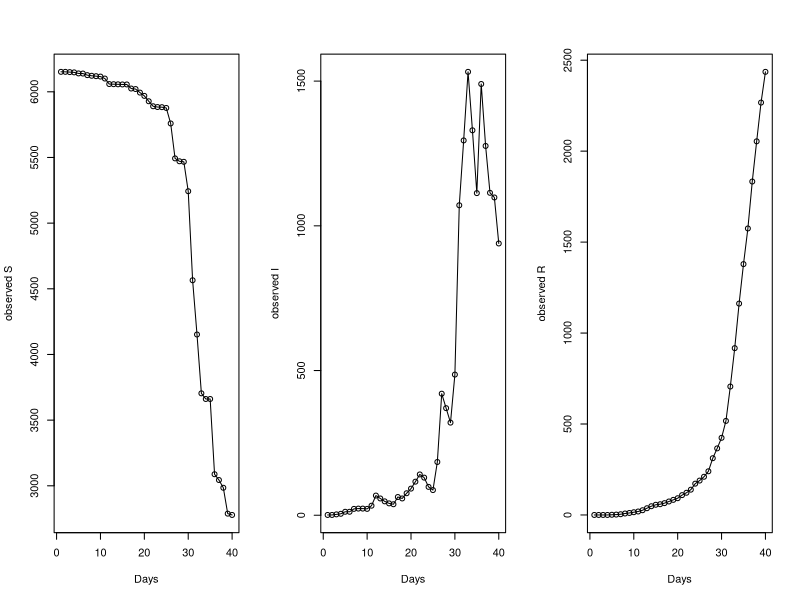
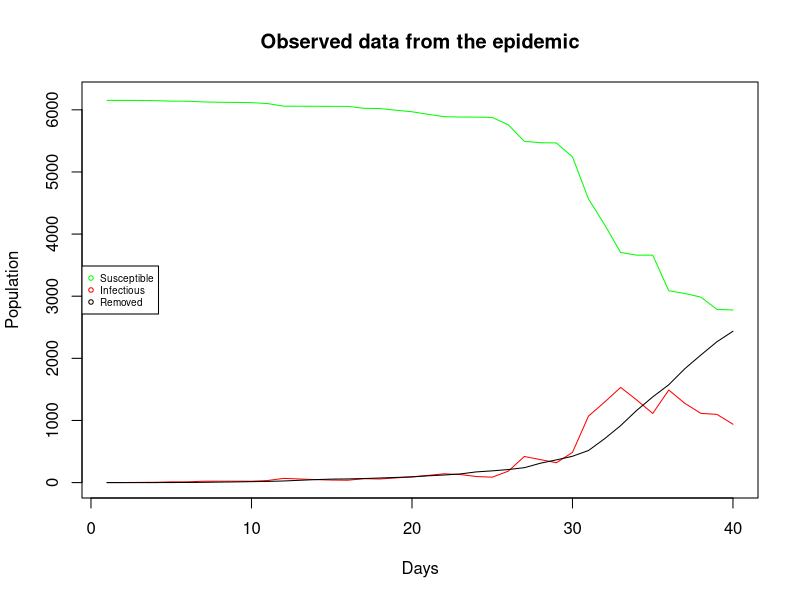
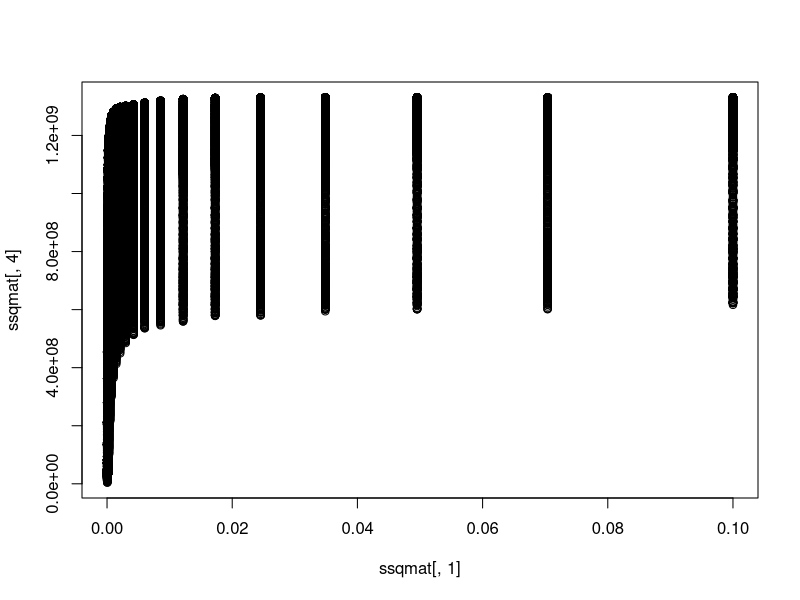
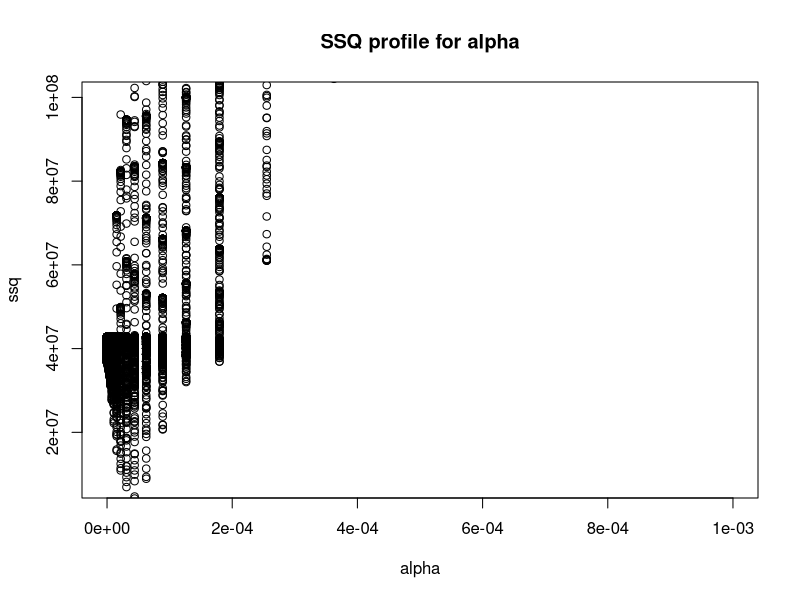
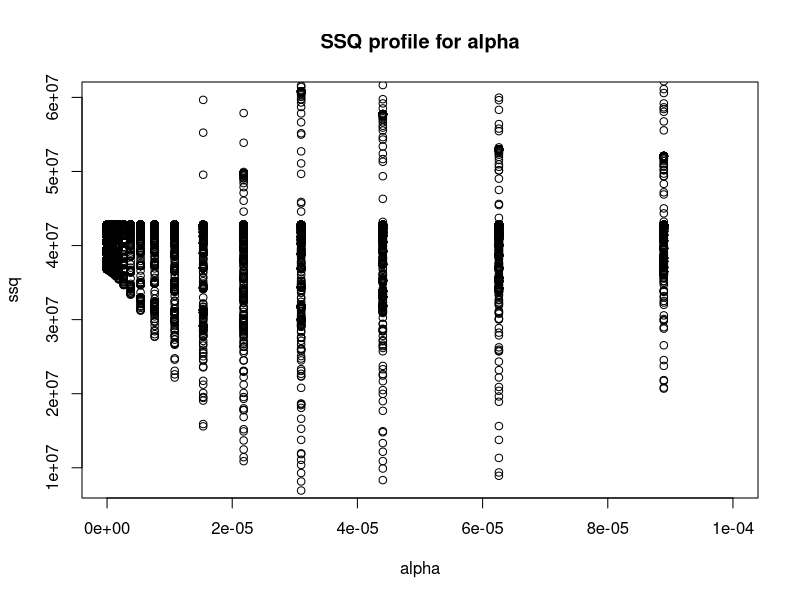
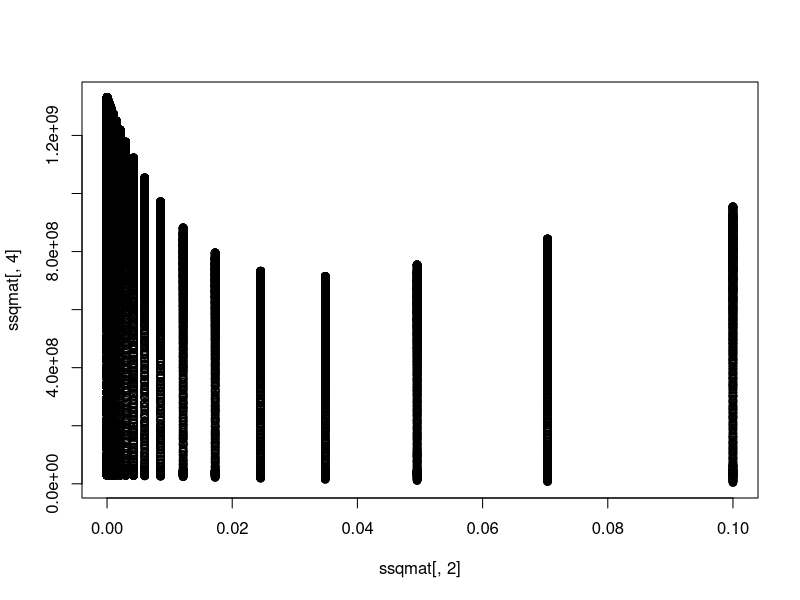
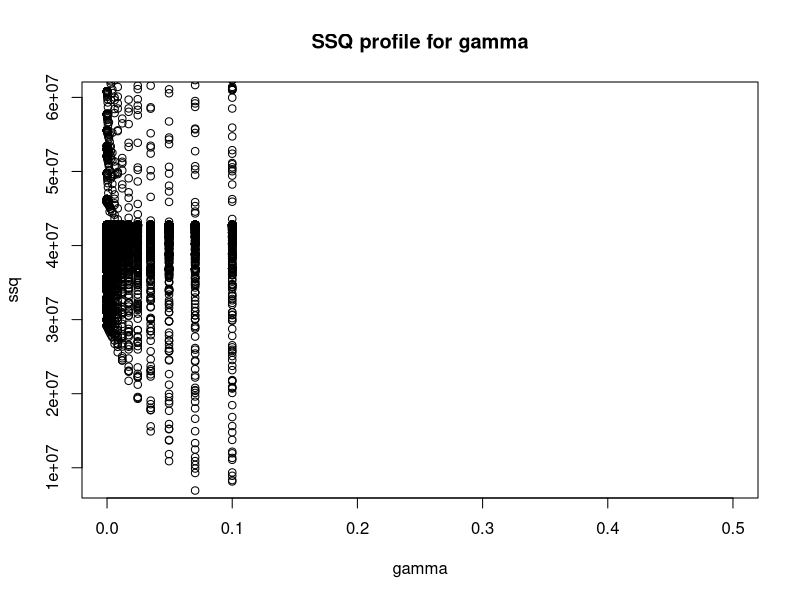
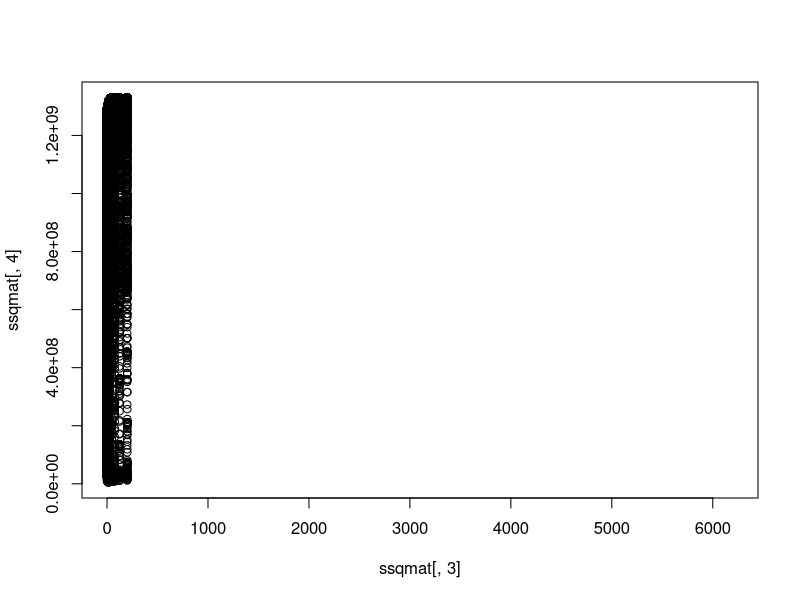

Write the R code that produced these figures, in order.

##This code fits a biological model to data taken from the first 40 days of an epidemic in Kinamali,
##using a combination of direct search and descent methods and sums of squares. 

#----------SIR_ts()--------------------

# This is the SIR model function, which calculates a time series of predictions for S, I, and R:

# alpha = probability that an infected individual infects another (S to I)
# gamma = probability of recovery (I to R)
# P = initial population size
# I0 = number of initially infected individuals
# maxt = time to run the simulation

SIR_ts <- function(alpha, gamma, I0, maxt, P) {

    S <- rep(NA,maxt+1)
    I <- rep(NA,maxt+1)
    R <- rep(NA,maxt+1)
    S[1] <- P - I0
    I[1] <- I0
    R[1] <- 0
        
    for ( t in 1:maxt ) {
        S[t+1] <- S[t] - S[t] * ( 1 - (1-alpha)^I[t] )
        I[t+1] <- I[t] + S[t] * ( 1 - (1-alpha)^I[t] ) - gamma * I[t]
        R[t+1] <- R[t] + gamma * I[t]
    }
    return(list(S=S,I=I,R=R))
}
    
#-------ssq.calc()----------------

# This function will calculate the total sum of squares as SSQ(I) + SSQ(R), for given parameters:

# p = parameters alpha, gamma, and I0
# Iobs = observed # of infected individuals
# Robs = observed # of removed individuals
# maxt = time of collected data

ssq.calc <- function( p, Iobs, Robs, maxt) {
    expected <- SIR_ts(alpha=p[1], gamma=p[2], I0=p[3], maxt, P)
    Sexp <- expected$S
    Iexp <- expected$I
    Idiff <- Iobs-Iexp
    ssqI <- sum(Idiff^2)
    Rexp <- expected$R
    Rdiff <- Robs-Rexp
    ssqR <- sum(Rdiff^2)
    ssq.total <- ssqR + ssqI
    return(ssq.total)
}


#----------------Main program----------------------

# This program will use the SIR time series function, sum of squares calculating function, and
# R's native optim function to find the values of parameters alpha, gamma, and I0 that correspond
# to the best fit to the data.  It then calculates the predicted values for susceptible, infectious,
# and removed individuals using those parameters.

# Import the data and assign the values for time, S, I, and R to vectors:
setwd("C:/Users/Cheng/Desktop/QuantBIO")
SIRdata <- read.csv("student02_ass5.csv",header=TRUE)   
time <- SIRdata$t
Sobs <- SIRdata$S
Iobs <- SIRdata$I
Robs <- SIRdata$R

# Visualize the observed data in plots:
par(mfrow=c(1,3))
plot(time,Sobs,xlab="Days",ylab="observed S")
lines(time,Sobs)
plot(time,Iobs,xlab="Days",ylab="observed I")
lines(time,Iobs)
plot(time,Robs,xlab="Days",ylab="observed R")
lines(time,Robs)

# Plot observed data on the same plot:
par(mfrow=c(1,1))
plot(time,Sobs,col="green",type="l",xlab="Days",ylab="Population",ylim=c(0,6200),main="Observed data from the epidemic")
lines(time,Iobs,col="red")
lines(time,Robs,col="black")
legend("left", c("Susceptible","Infectious","Removed"),pch=1,cex=0.6,col=c("green","red","black"))


# Initialize parameters found using optim:
alpha <- 0.00007399
gamma <- 0.1887
I0 <- 0.9546
maxt <- 39   
P <- 6153

# Find the minimum SSQ:

# Initialize parameters for optim use (Use ssq profiles to choose starting parameter values):
alpha <- 0.00003
gamma <- 0.8
I0 <- 0.3
maxt <- 39   
P <- 6153

# Create a vector to store parameters to find:
par <- c(alpha,gamma,I0) 

# Run optim() to find the parameters that correspond with the best fit:
fit <- optim( par, ssq.calc, Iobs=Iobs, Robs=Robs, maxt=maxt )
fit  

# Calculate fitted values:
fitted <- SIR_ts(alpha=fit$par[1],gamma=fit$par[2],I0=fit$par[3],maxt,P)

# Use a log scale to narrow down the order of magnitude from which to find the minimum SSQ values:
alpha_range <- exp(seq(log(1e-10),log(1e-1),length.out=60))
gamma_range <- exp(seq(log(1e-10),log(1e-1),length.out=60))
I0_range <- exp(seq(log(1e-10),log(200),length.out=60))

# Use this to center in on a region of I0 ssq's, then use a log scale to find non-integer restricted values:
# I0_range <- seq(0,6200,length.out=60)

# Create a matrix to store the SSQ's for the different combinations of parameters,
# and fill matrix with SSQ's for all combinations of parameters in a given range:
ssqmat <- matrix(NA,(length(alpha_range)*length(gamma_range)*length(I0_range)),4)
rowindex <- 1
for ( a in alpha_range ) {
    for ( g in gamma_range ) {
        for (i in I0_range ) {
            ssqmat[rowindex,] <- c(a,g,i,NA)
            rowindex <- rowindex + 1
        }
    }
}

for (x in 1:length(ssqmat[,1])) {
    ssqmat[x,4] <- ssq.calc(p=ssqmat[x,1:3],Iobs,Robs,maxt)
}

# SSQ profile for alpha values:
plot(ssqmat[,1],ssqmat[,4])
plot(ssqmat[,1],ssqmat[,4],xlim=c(0,0.001),ylim=c(8000000,100000000),xlab="alpha",ylab="ssq",main="SSQ profile for alpha") # 0<alpha<0.001
plot(ssqmat[,1],ssqmat[,4],xlim=c(0,0.0001),ylim=c(8000000,60000000),xlab="alpha",ylab="ssq",main="SSQ profile for alpha") # 0.00002<alpha<0.00004

# SSQ profile for gamma values:
plot(ssqmat[,2],ssqmat[,4])
plot(ssqmat[,2],ssqmat[,4],xlim=c(0,0.5),ylim=c(8000000,60000000),xlab="gamma",ylab="ssq",main="SSQ profile for gamma")   # 0.5<gamma<1

# SSQ profile for I0 values:
plot(ssqmat[,3],ssqmat[,4],xlim=c(0,6200)) 
plot(ssqmat[,3],ssqmat[,4],xlim=c(0,1),ylim=c(1000000,10000000),xlab="I0",ylab="ssq",main="SSQ profile for I0")   # I0=100

#########################################

# Plot fitted model over the data, and show observation error using green lines:

par(mfrow=c(1,3))
plot(time,Sobs,xlab="time",ylab="S",main="Observation error fit for S")
lines(time,fitted$S,col="red")
segments(time,fitted$S,time,Sobs,col="green")

plot(time,Iobs,xlab="time",ylab="I",main="Observation error fit for I")
lines(time,fitted$I,col="red")
segments(time,fitted$I,time,Iobs,col="green")

plot(time,Robs,xlab="time",ylab="R",main="Observation error fit for R")
lines(time,fitted$R,col="red")
segments(time,fitted$R,time,Robs,col="green")


# Plot models only on the same plot:
par(mfrow=c(1,1))
days <- 0:maxt    
plot(days,fitted$S,col="green",type="l",xlab="Days",ylab="Population",ylim=c(0,6200),main="A Model of the Epidemic")
lines(days,fitted$I,col="red")
lines(days,fitted$R,col="black")
legend("left", c("Susceptible","Infectious","Removed"),pch=1,cex=0.7,col=c("green","red","black"))

###################################################

# Run model for an extended time to predict what will happen in the future:
par(mfrow=c(1,1))
t.extend <- 120
extend <- SIR_ts(alpha=fit$par[1], gamma=fit$par[2], I0=fit$par[3], t.extend, 6153)  
plot(extend$S,xlab="Days",ylab="Model Population",col="green",type="l",ylim=c(0,6200),main="Estimated Course of the Epidemic")
lines(extend$I,col="red",type="l")
lines(extend$R,col="black",type="l")
legend("right", c("Susceptible","Infectious","Removed"),pch=1,cex=0.7,col=c("green","red","black"))


# Estimate how long the epidemic will run by finding out which day the number of infected individuals 
# drops below one:
which( extend$I < 1 )    #96 days 

# Estimate how many people will utimately die by calling the last element in the "Removed" vector:
extend$R[t.extend]       #5417 people die
extend$S[t.extend]       #736 people survive

# Decide if epidemic has already peaked by using which.max to find if day of peak infected individuals
# is greater than 40:
which.max( extend$I )   #epidemic peaks at day 39

# Number of peak infected individuals as predicted by the model:
extend$I[which.max(extend$I)]     #1355 individuals
extend$R[which.max(extend$I)]
